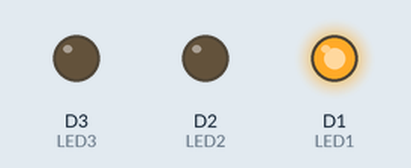
This sketch was run on a simulated ESP8266 (NodeMCU). Shown: output pins drawn as LEDs (lit = HIGH).

Above: at 0.2 s.
At 1.2 s:
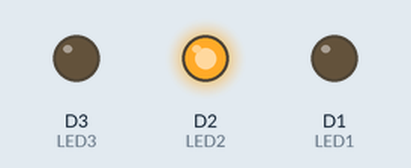
At 2.2 s:
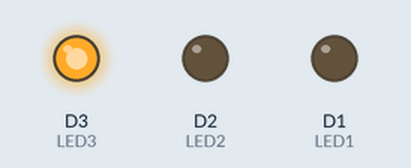
At 4.7 s:
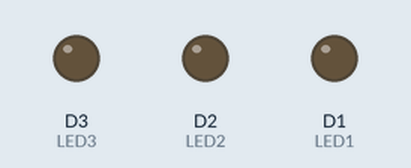
Timing chart, 0 to 5.2 s (numbered marks = the images above):
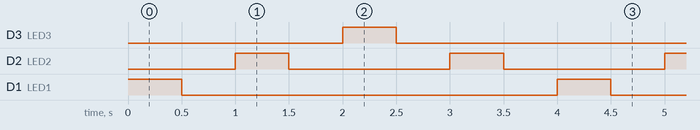

The sketch:

LEDcount.ino
```cpp
#define LED1 D1 // Led in NodeMCU at pin GPIO16 (D0).
#define LED2 D2
#define LED3 D3

int count = 0;
bool direction = true;

void setup() {
pinMode(LED1, OUTPUT); // set the digital pin as output.
pinMode(LED2, OUTPUT);
pinMode(LED3, OUTPUT);
}

 void blinkLED(int ledPin, int delayTime){
    digitalWrite(ledPin, HIGH);
    delay(delayTime);
    digitalWrite(ledPin, LOW);
    delay(delayTime);
    count++;
  }

void loop() {
  count = 0;
  if(direction){
    blinkLED(LED1, 500);  //1
    blinkLED(LED2, 500); //2
    blinkLED(LED3, 500); //3
    direction = false;
  }
  if (!direction){
    blinkLED(LED2, 500); //2
    blinkLED(LED1, 500); //1
    direction = true;
  }
  if (direction){
     blinkLED(LED2, 500); //2
     blinkLED(LED3, 500); //3
     direction = false;
  } else {
    blinkLED(LED1, 500); //2
    direction = true;
  }

}
```

Measured:
- by itself, D3 (LED3), D1 (LED1): alternates HIGH for 0.50 s and LOW for 3.5 s
- by itself, D2 (LED2): alternates HIGH for 0.50 s and LOW for 1.5 s
- by itself, everything shown: repeats every 4.0 s, in 8 steps
